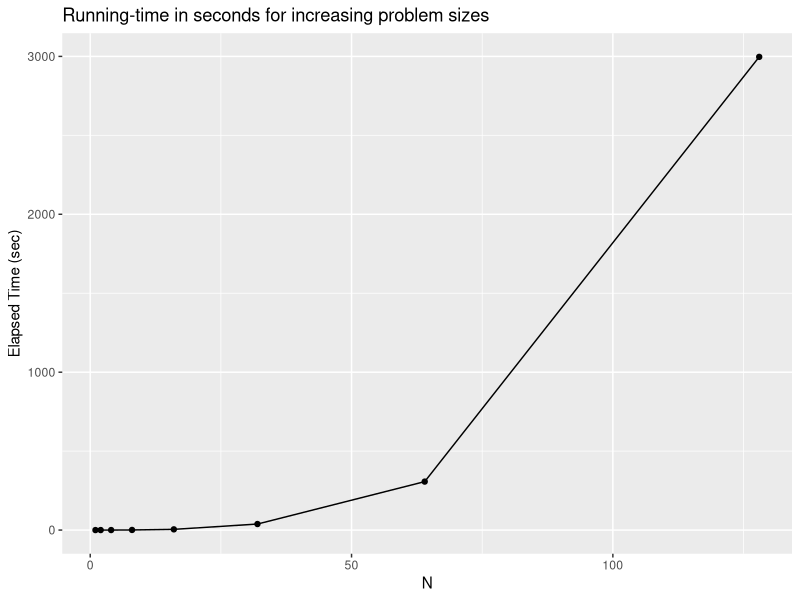

Source code (R):
setwd("D:/@Auburn/2015Fall/JAVAII/COMP2210/hws/hw03/")
mydata = read.table("time.txt", head = TRUE)
mydata
names(mydata)[2] = "Time" #"Elapsed Time (sec)"
mydata
library(ggplot2)
g = qplot(data = mydata, x=N, y = Time, geom = c("point", "line"),
          main = "Running-time in seconds for increasing problem sizes",
          ylab = "Elapsed Time (sec)")
print(g)
